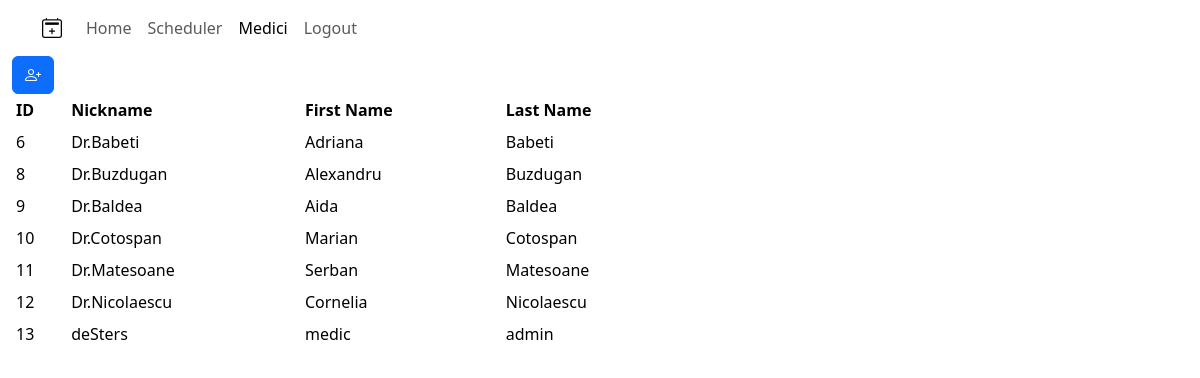
The app's page /medici/ (signed in), older data.
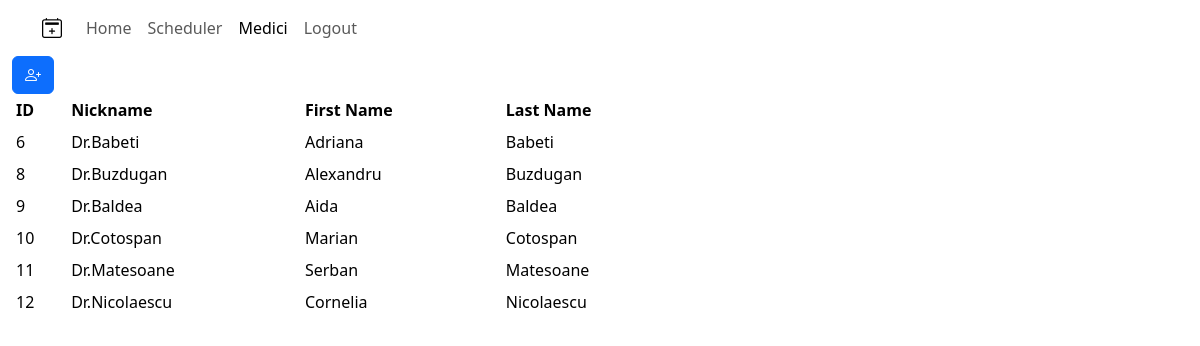
The same page, newer data.
### scheduler/models.py (models this page shows, shortened)
class Medic(models.Model):
    id = models.AutoField(primary_key=True)
    nickname = models.CharField(max_length=30, null=False, unique=True)
    firstName = models.CharField(max_length=50, null=True, blank=True)
    lastName = models.CharField(max_length=50, null=True, blank=True)

### scheduler/views.py (the view, shortened to what this page needs)
# urls.py: path('medici/', mediciView, name='medici'),
@login_required
def mediciView(request):
    context = {}
    if request.method == "GET":
        context.update(handleMedicList(request))
    return render(request, "medici.html", context=context)

### scheduler/views.py (called while the page is built)
def handleMedicList(request):
    medicList = Medic.objects.all()
    return {"medicList": medicList}

### scheduler/templates/medici.html (shortened to what this page needs)
{% extends "base.html" %}
{% block content %}
    <div id="root">
        <section id="medici" class = "container-fluid7">
            <div class="table-responsive-sm col-sm-7">
                <table class="table table-sm table-hover table-borderless align-middle">
                    <thead class="table-sm">
                        <tr>
                            <th>ID</th>
                            <th>Nickname</th>
                            <th>First Name</th>
                            <th>Last Name</th>
                        </tr>
                    </thead>
                    <tbody class="table-group-divider">
                        {% for medic in medicList %}
                        <tr class="medicRecord record">
                            <td class = "medicId" scope="row">{{ medic.id }}</td>
                            <td class = "medicNickname">{{ medic.nickname }}</td>
                            <td class = "medicFirstName">{{ medic.firstName }}</td>
                            <td class = "medicLastName">{{ medic.lastName }}</td>
                        </tr>
                        {% endfor %}
                    </tbody>
                    <tfoot>
                        <tr>
                        <button id="addNewMedicButton" class="btn btn-primary" data-bs-toggle="modal" data-bs-target="#modalAddNewMedic"><i class="bi bi-person-plus"></i></button>
                        </tr>
                    </tfoot>
                </table>
            </div>
        </section>
    </div>
{% endblock content %}
{% block scripts %}
    {% load static %}
{% endblock scripts %}

Row changes from the older to the newer data that the page shows:
removed Medic: id "13", nickname "deSters", firstName "medic", lastName "admin"
